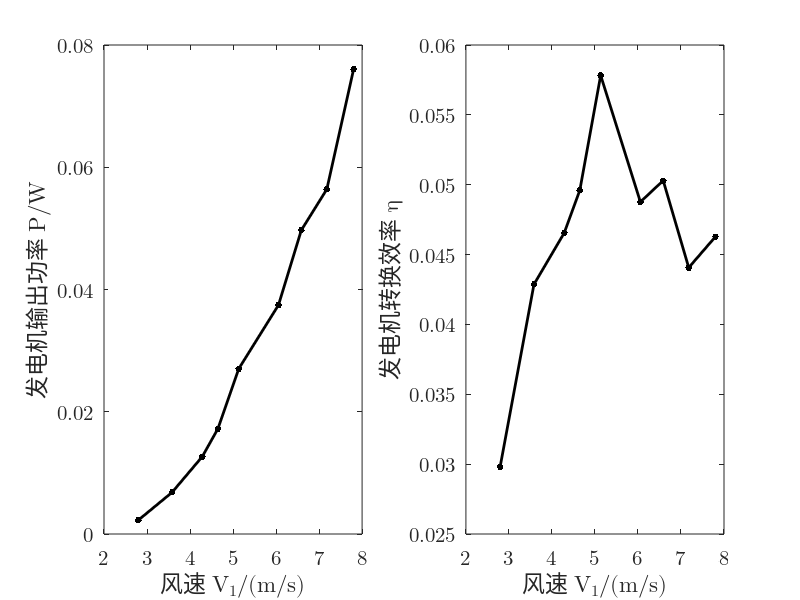

The MATLAB source for this figure:
% u =(10:2:26);
% i =[0.065 0.081 0.099 0.117 0.137 0.156 0.177 0.200 0.220];
% v1=[2.795 3.582 4.286 4.648 5.133 6.056 6.587 7.180 7.803];
% r=0.5*103.84*10^(-3);
% s=pi*r*r;
% rho=1.185;
% p0=u.*i
% p1=0.5.*rho.*s.*(v1.^3)
% ita=p1./p0
%
% subplot(1, 2, 1);
% uv=scatter(u, v1, 200, 'k', '.');
% dddd=(0:0.22:1.76)-0.3;
% text(u-dddd, v1+0.12, arrayfun(@(x)sprintf("%.3f", x), v1), 'fontname', 'latin modern math', 'fontsize', 12)
%
% hold on;
% xlim([10, 26])
% xticks(u)
% set(gca, 'FontName', 'Latin Modern Math', 'FontSize', 15);
% xlabel('\fontname{Songti SC}输入电压 \fontname{Latin Modern Math}U/V');
% ylabel('\fontname{Songti SC}风速 \fontname{Latin Modern Math}V_1/(m/s)');
% box on;
% M=[u' ones(9,1)];
% k=M\(v1');
% v1pre=(M*k)';
%
% plot(u, v1pre, '-k', 'LineWidth', 2);
%
% subplot(1, 2, 2);
% plot(v1, ita, '.-k', 'LineWidth', 2, 'MarkerSize', 15);
% set(gca, 'FontName', 'Latin Modern Math', 'FontSize', 15);
% xlabel('\fontname{Songti SC}风速 \fontname{Latin Modern Math}V_1/(m/s)');
% ylabel('\fontname{Songti SC}转换效率 \fontname{Latin Modern Math}\eta');
% dddd=(0:0.22:1.76)-0.3;
% text(v1-0.55, ita, arrayfun(@(x)sprintf("%.3f", x), ita), 'fontname', 'latin modern math', 'fontsize', 12)




% r=(400:200:2000);
% u1=[2.40,3.20,3.85,4.10,4.42,4.67,4.88,5.02,5.25];
% u2=[5.12,6.30,7.20,8.01,8.30,8.71,8.96,9.15,9.20];
% p1=u1.^2./r
% p2=u2.^2./r
%
% plot(r, p1, '.--k', 'LineWidth', 2, 'MarkerSize', 15);
% hold on;
% plot(r, p2, '.-k', 'LineWidth', 2, 'MarkerSize', 15);
% set(gca, 'FontName', 'Latin Modern Math', 'FontSize', 15);
%
% xlim([400, 2000])
% xticks(r)
%
% legend(["\fontname{Songti SC}风机电压 \fontname{Latin Modern Math}16V; \fontname{Songti SC}风速 \fontname{Latin Modern Math}4.648m/s", "\fontname{Songti SC}风机电压 \fontname{Latin Modern Math}24V; \fontname{Songti SC}风速 \fontname{Latin Modern Math}7.180m/s"],...
%     'FontSize', 18);
% xlabel('\fontname{Songti SC}负载电阻 \fontname{Latin Modern Math}R/\Omega');
% ylabel('\fontname{Songti SC}输出功率 \fontname{Latin Modern Math}P/W');
% dddd=(0:13:104)-8;
% text(r-dddd, p1+0.001, arrayfun(@(x)sprintf("%.4f", x), p1), 'fontname', 'latin modern math', 'fontsize', 12)
% text(r-dddd, p2-0.001, arrayfun(@(x)sprintf("%.4f", x), p2), 'fontname', 'latin modern math', 'fontsize', 12);

u=(10:2:26);
u1=[1.50 2.61 3.56 4.15 5.20 6.12 7.05 7.51 8.72];
v1=[2.795 3.582 4.286 4.648 5.133 6.056 6.587 7.180 7.803];
p0=u1.^2./1000
r=0.5*86.20*10^(-3);
s=pi*r*r;
rho=1.185;
p1=0.5.*rho.*s.*(v1.^3)
eta=p0./p1

subplot(1, 2, 1);
plot(v1, p0, '.-k', 'LineWidth', 2, 'MarkerSize', 15);
xlabel('\fontname{Songti SC}风速 \fontname{Latin Modern Math}V_1/(m/s)');
ylabel('\fontname{Songti SC}发电机输出功率 \fontname{Latin Modern Math}P/W');
set(gca, 'FontName', 'Latin Modern Math', 'FontSize', 15);

subplot(1, 2, 2);
plot(v1, eta, '.-k', 'LineWidth', 2, 'MarkerSize', 15);
xlabel('\fontname{Songti SC}风速 \fontname{Latin Modern Math}V_1/(m/s)');
ylabel('\fontname{Songti SC}发电机转换效率 \fontname{Latin Modern Math}\eta');
set(gca, 'FontName', 'Latin Modern Math', 'FontSize', 15);
